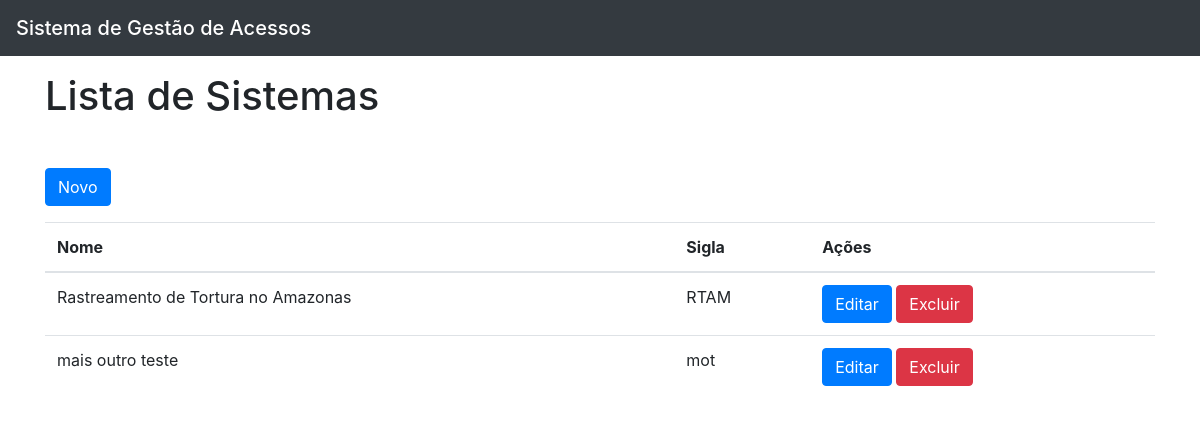
/gestao-acesso/sistemas/, run on an earlier commit of the app's database.
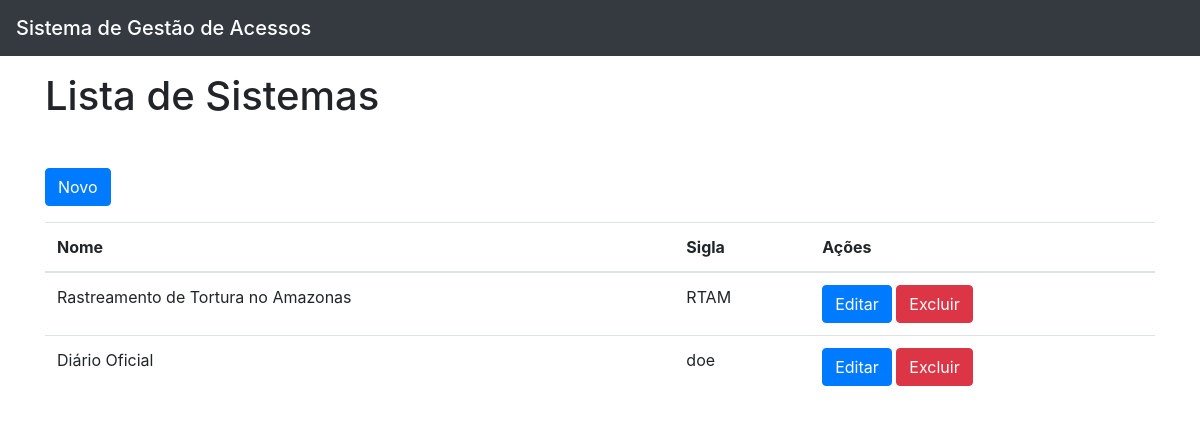
And on a later commit of the database.
### gestao_acesso/models.py (models this page shows, shortened)
class Sistema(models.Model):
    nome = models.CharField(max_length=250)
    sigla = models.CharField(max_length=10)

### gestao_acesso/views/sistemas.py (the view)
# urls.py: path('', sistemas.SistemaListView.as_view(), name='index'),
class SistemaListView(ListView):
    model = Sistema
    template_name = "sistemas/index.html"
    context_object_name = 'sistemas'
    def get_context_data(self, **kwargs):
        context = super().get_context_data(**kwargs)
        context["titulo"] = 'Lista de Sistemas'
        return context

### gestao_acesso/templates/sistemas/index.html
{% extends 'basic/basic.html' %}
{% block body %}
<div class="container">
    <h1 class="mt-3 mb-5"> {{ titulo  }}</h1>
    <a href="{% url 'gestao_acesso:sistemas:create' %}" class="btn btn-primary mb-3">Novo</a>
    {% if sistemas %}
        <table class="table table-hover">
            <thead>
                <tr>
                    <th>Nome</th>
                    <th>Sigla</th>
                    <th>Ações</th>
                </tr>
            </thead>
            <tbody>
                {% for sistema in sistemas %}
                    <tr>
                        <td>{{ sistema.nome }}</td>
                        <td>{{ sistema.sigla }}</td>
                        <td>
                            <a href="{% url 'gestao_acesso:sistemas:update' sistema.id %}" class="btn btn-primary">Editar</a>
                            <a href="{% url 'gestao_acesso:sistemas:delete' sistema.id %}" class="btn btn-danger">Excluir</a>
                        </td>
                    </tr>
                {% endfor %}
            </tbody>
        </table>
    {% else %}
        Não há sistemas cadastrados
    {% endif %}
</div>
{% endblock body %}

### gestao_acesso/templates/basic/basic.html (shortened to what this page needs)
{% load static %}
<!doctype html>
<html lang="en">
	<head>
		<link rel="stylesheet" href="{% static 'bootstrap/css/bootstrap.min.css' %}">
	</head>
	<body>
		<nav class="navbar navbar-dark bg-dark">
			<span class="navbar-brand mb-0 h1">Sistema de Gestão de Acessos</span>
		</nav>
		{% block body %}{% endblock body %}
	</body>
</html>

What changed in the data, as far as the page shows it:
removed Sistema: nome "mais outro teste", sigla "mot"
added Sistema: nome "Diário Oficial", sigla "doe"
